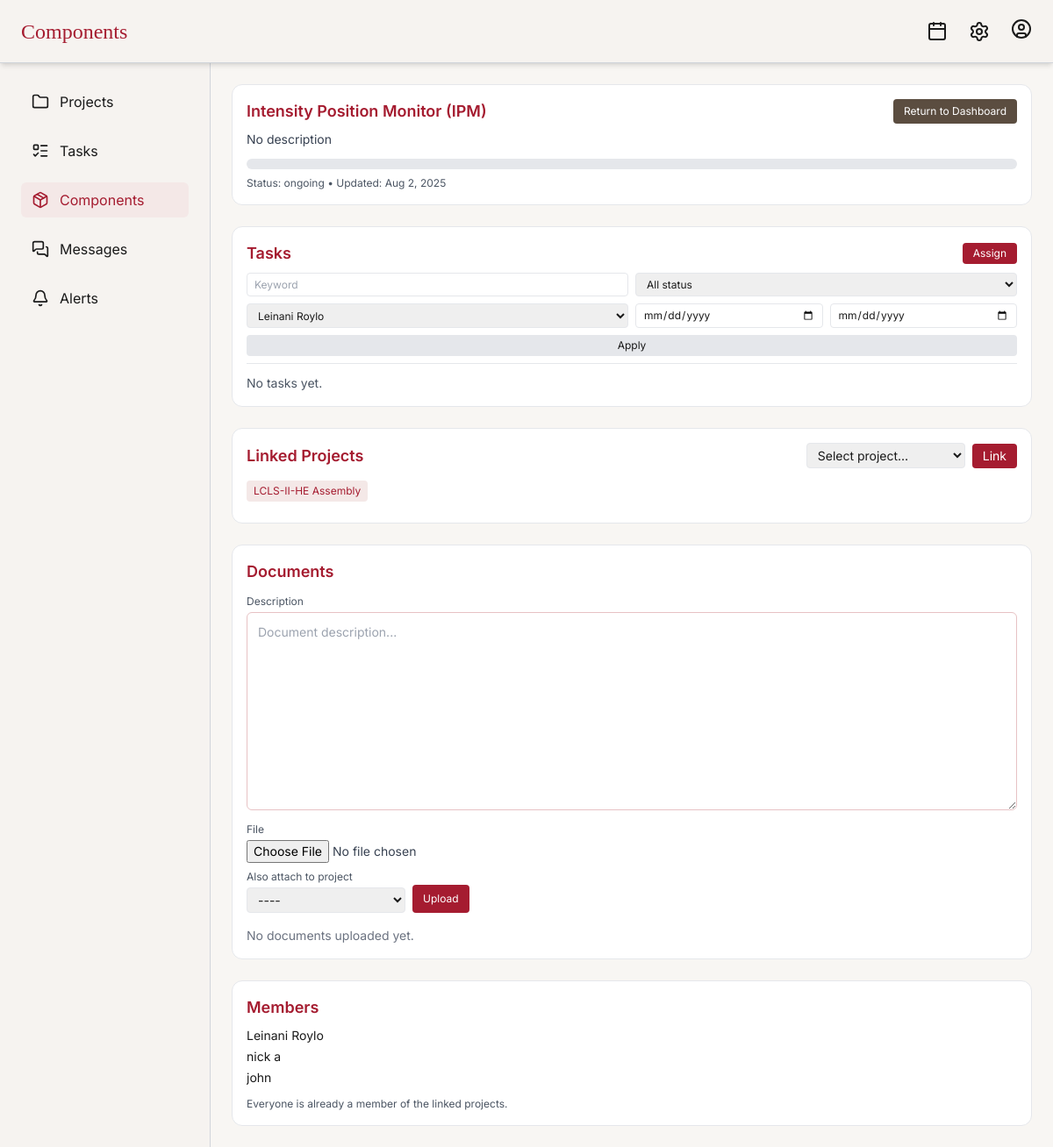
/components/10/ (signed in), run on an earlier commit of the app's database.
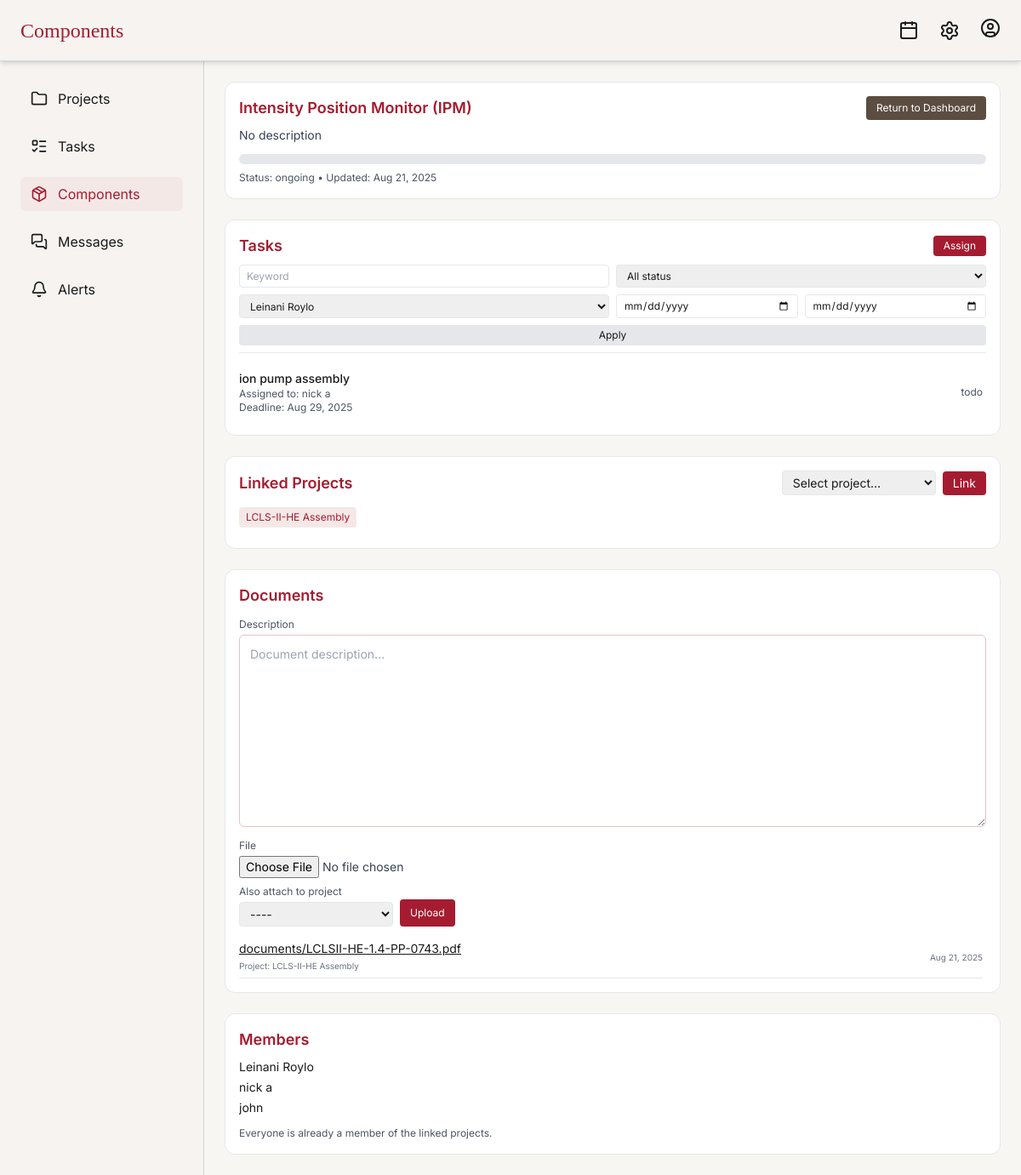
And on a later commit of the database.
### tracker/models.py (models this page shows, shortened)
class Component(models.Model):
    name = models.CharField(max_length=100)
    projects = models.ManyToManyField(Project, related_name='components')  # M2M
    description = models.TextField(blank=True)
    start_date = models.DateField(null=True, blank=True)
    end_date = models.DateField(null=True, blank=True)
    progress = models.FloatField(default=0.0)
    updated_at = models.DateTimeField(auto_now=True)
    status = models.CharField(
        max_length=20,
        choices=[('ongoing', 'Ongoing'), ('completed', 'Completed'), ('paused', 'Paused')],
        default='ongoing'
    )

class Project(models.Model):
    name = models.CharField(max_length=100)
    description = models.TextField(blank=True)
    start_date = models.DateField(null=True, blank=True)
    end_date = models.DateField(null=True, blank=True)
    status = models.CharField(
        max_length=20,
        choices=[('ongoing', 'Ongoing'), ('completed', 'Completed'), ('paused', 'Paused')],
        default='ongoing'
    )
    progress = models.FloatField(default=0)
    assigned_users = models.ManyToManyField(User, related_name='assigned_projects', blank=True)
    @property
    def progress(self):
        total = self.tasks.count()
        if total == 0:
            return 0
        approved = self.tasks.filter(is_approved=True).count()
        return int((approved / total) * 100)

class Task(models.Model):
    section = models.CharField(max_length=20, blank=True, null=True)
    title = models.CharField(max_length=100)
    description = models.TextField(blank=True)
    project = models.ForeignKey(Project, on_delete=models.CASCADE, related_name='tasks', null=True, blank=True)
    components = models.ManyToManyField(Component, related_name='tasks', blank=True)
    assigned_to = models.ForeignKey(User, on_delete=models.SET_NULL, null=True, blank=True)
    completed = models.BooleanField(default=False)
    submitted_for_approval = models.BooleanField(default=False)
    is_approved = models.BooleanField(default=False)
    notes = models.TextField(blank=True, null=True)
    image = models.ImageField(upload_to='tasks/images/', blank=True, null=True)
    video = models.FileField(upload_to='tasks/videos/', blank=True, null=True)
    audio = models.FileField(upload_to='tasks/audio/', blank=True, null=True)
    document = models.FileField(upload_to='tasks/docs/', blank=True, null=True)
    due_date = models.DateField(null=True, blank=True)
    status = models.CharField(
        max_length=20,
        choices=[('todo', 'To Do'), ('in_progress', 'In Progress'), ('completed', 'Completed'), ('approved', 'Approved')],
        default='todo'
    )
    created_at = models.DateTimeField(auto_now_add=True)

class Document(models.Model):
    project = models.ForeignKey(Project, on_delete=models.CASCADE, related_name='documents', null=True, blank=True)
    component = models.ForeignKey(Component, on_delete=models.CASCADE, related_name='documents', null=True, blank=True)
    file = models.FileField(upload_to='documents/')
    uploaded_at = models.DateTimeField(auto_now_add=True)
    description = models.TextField(blank=True)

### tracker/views_components.py (the view, shortened to what this page needs)
# urls.py: path('components/<int:component_id>/', cviews.component_detail_view, name='component_detail'),
@login_required
def component_detail_view(request, component_id: int):
    component = get_object_or_404(Component, id=component_id)
    _update_component_progress(component)
    active_projects = Project.objects.filter(status='ongoing')
    assigned_techs = User.objects.filter(
        id__in=component.tasks.values_list('assigned_to__id', flat=True),
        groups__name='technician'
    ).exclude(is_superuser=True).exclude(username__iexact='admin').distinct()
    project_members = User.objects.filter(
        id__in=component.projects.values_list('assigned_users__id', flat=True)
    ).exclude(is_superuser=True).exclude(username__iexact='admin').distinct()
    project_techs = User.objects.filter(
        id__in=component.projects.values_list('assigned_users__id', flat=True),
        groups__name='technician'
    ).exclude(is_superuser=True).exclude(username__iexact='admin').distinct()
    filter_techs = (project_techs | assigned_techs).exclude(is_superuser=True).exclude(username__iexact='admin').distinct()
    available_users = User.objects.exclude(id__in=project_members.values_list('id', flat=True)).exclude(is_superuser=True).exclude(username__iexact='admin')
    tasks = component.tasks.select_related('assigned_to').all()
    search_query = request.GET.get('search', '').strip()
    status_filter = request.GET.get('status', '').strip()
    assigned_to_filter = request.GET.get('assigned_to', '').strip()
    start_date = request.GET.get('start_date', '').strip()
    end_date = request.GET.get('end_date', '').strip()
    if search_query:
        tasks = tasks.filter(Q(title__icontains=search_query) | Q(description__icontains=search_query))
    if status_filter:
        tasks = tasks.filter(status=status_filter)
    if assigned_to_filter:
        try:
            tasks = tasks.filter(assigned_to_id=int(assigned_to_filter))
        except ValueError:
            pass
    if start_date:
        tasks = tasks.filter(due_date__gte=start_date)
    if end_date:
        tasks = tasks.filter(due_date__lte=end_date)
    return render(request, 'tracker/component_detail.html', {
        'component': component,
        'active_projects': active_projects,
        'assigned_techs': assigned_techs,
        'project_members': project_members,
        'document_form': DocumentForm(),
        'tasks': tasks,
        'search_query': search_query,
        'status_filter': status_filter,
        'assigned_to_filter': assigned_to_filter,
        'start_date': start_date,
        'end_date': end_date,
        'filter_techs': filter_techs,
        'available_users': available_users,
    })

### tracker/forms.py
class DocumentForm(forms.ModelForm):
    class Meta:
        model = Document
        fields = ['description', 'file']
        widgets = {
            'description': forms.Textarea(attrs={
                'placeholder': 'Document description...',
                'class': 'w-full border border-[#e7c2c4] rounded-md px-3 py-3 text-sm focus:outline-none focus:ring-[#a51c30]'
            }),
            'file': forms.ClearableFileInput(attrs={
                'class': 'w-full text-sm text-gray-700'
            }),
        }

### tracker/views_components.py (called while the page is built)
def _update_component_progress(component: Component) -> None:
    tasks_qs = Task.objects.filter(components=component)
    if not tasks_qs.exists():
        component.progress = 0
        component.save(update_fields=["progress"])
        return
    total = tasks_qs.count()
    approved = tasks_qs.filter(is_approved=True).count()
    component.progress = (approved / total) * 100
    component.save(update_fields=["progress"])

### tracker/templates/tracker/component_detail.html (shortened to what the changed rows need)
<!DOCTYPE html>
<html lang="en">
<head>
  <script src="https://cdn.tailwindcss.com"></script>
</head>
<body class="font-inter bg-[#f8f6f3] text-[#1A1A1A] min-h-screen flex flex-col">
  <header class="bg-[#f6f3f0] shadow-md px-6 py-4 flex justify-between items-center h-[72px] border-b border-gray-300 relative">
    <h1 class="text-2xl font-playfair text-[#a51c30]">Components</h1>
  </header>
  <main class="flex-1 flex overflow-hidden min-h-[calc(100vh-72px)]">
    <div class="flex-1 h-[calc(100vh-72px)] grid grid-cols-1 xl:grid-cols-2 gap-6 p-6 overflow-hidden">
      <div class="flex flex-col gap-6 overflow-hidden">
        <section class="bg-white border rounded-xl p-4">
          <div class="flex items-center justify-between mb-2">
            <h2 class="text-lg font-semibold text-[#a51c30]">{{ component.name }}</h2>
            <a href="{% url 'dashboard' %}" class="text-xs bg-[#5b4d40] text-white px-3 py-1.5 rounded hover:bg-[#3e2f27] transition">Return to Dashboard</a>
          </div>
          <p class="text-sm text-gray-700 mb-3 max-h-16 overflow-auto">{{ component.description|default:'No description' }}</p>
          <div class="w-full bg-gray-200 rounded-full h-3 mb-2">
          </div>
          <p class="text-xs text-gray-600">Status: {{ component.status }} • Updated: {{ component.updated_at|date:'M j, Y' }}</p>
        </section>
        <section class="bg-white border rounded-xl p-4 flex-1 min-h-0">
          <div class="flex items-center justify-between mb-2">
            <h2 class="text-lg font-semibold text-[#a51c30]">Tasks</h2>
          </div>
          <div id="tasksPanel" class="border-t pt-3 h-full overflow-auto pr-1">
            {% for t in tasks %}
              <a href="{% url 'task_detail' t.id %}" class="block py-2 border-b last:border-b-0">
                <div class="flex items-center justify-between">
                  <div>
                    <p class="text-sm font-medium">{{ t.title }}</p>
                    <p class="text-xs text-gray-600">Assigned to: {{ t.assigned_to.get_full_name|default:t.assigned_to.username|default:'Unassigned' }}</p>
                    <p class="text-xs text-gray-600">Deadline: {% if t.due_date %}{{ t.due_date|date:'M j, Y' }}{% else %}<em>None</em>{% endif %}</p>
                  </div>
                  <span class="text-xs text-gray-600">{{ t.status }}</span>
                </div>
              </a>
            {% empty %}
              <p class="text-sm text-gray-600">No tasks yet.</p>
            {% endfor %}
          </div>
        </section>
      </div>
      <div class="flex flex-col gap-6 overflow-auto">
        <section class="bg-white border rounded-xl p-4">
          <div class="flex items-center justify-between mb-3">
            <h2 class="text-lg font-semibold text-[#a51c30]">Linked Projects</h2>
          </div>
          <div class="overflow-auto max-h-40 pr-1">
            {% for p in component.projects.all %}
              <a href="{% url 'project_detail' p.id %}" class="inline-block bg-[#f4e8e7] text-[#a51c30] px-2 py-1 rounded text-xs mr-2 mb-2">{{ p.name }}</a>
            {% empty %}
              <p class="text-sm text-gray-600">No linked projects.</p>
            {% endfor %}
          </div>
        </section>
        <section class="bg-white border rounded-xl p-4">
          <h2 class="text-lg font-semibold text-[#a51c30] mb-3">Documents</h2>
          <div class="mt-4 max-h-48 overflow-auto pr-1">
            <ul class="space-y-2 text-sm">
              {% for doc in component.documents.all %}
                <li class="flex items-center justify-between border-b pb-1">
                  <div class="min-w-0 mr-3">
                    <a href="{{ doc.file.url }}" class="underline break-all">{{ doc.file.name|default:doc.description|default:"Document" }}</a>
                    {% if doc.project %}
                      <p class="text-[10px] text-gray-500">Project: {{ doc.project.name }}</p>
                    {% endif %}
                  </div>
                  <span class="text-[10px] text-gray-500 shrink-0">{{ doc.uploaded_at|date:"M d, Y" }}</span>
                </li>
              {% empty %}
                <li class="text-gray-500">No documents uploaded yet.</li>
              {% endfor %}
            </ul>
          </div>
        </section>
        <section class="bg-white border rounded-xl p-4">
          <h2 class="text-lg font-semibold text-[#a51c30] mb-2">Members</h2>
          <div class="overflow-auto max-h-40 pr-1 mb-3">
            <ul class="space-y-1">
              {% for u in project_members %}
                <li class="text-sm">{{ u.get_full_name|default:u.username }}</li>
              {% empty %}
                <li class="text-sm text-gray-600">No members found.</li>
              {% endfor %}
            </ul>
          </div>
        </section>
      </div>
    </div>
  </main>
</body>
</html>

What changed in the data, as far as the page shows it:
changed Component "Intensity Position Monitor (IPM)": updated_at "Aug 2, 2025" → "Aug 21, 2025"
added Task: title "ion pump assembly", assigned_to.get_full_name "nick a", due_date "Aug 29, 2025", status "todo"
added Document: file.name "documents/LCLSII-HE-1.4-PP-0743.pdf", project.name "LCLS-II-HE Assembly", uploaded_at "Aug 21, 2025"
Also different on the page:
text no longer shown: "No tasks yet. No documents uploaded yet."
